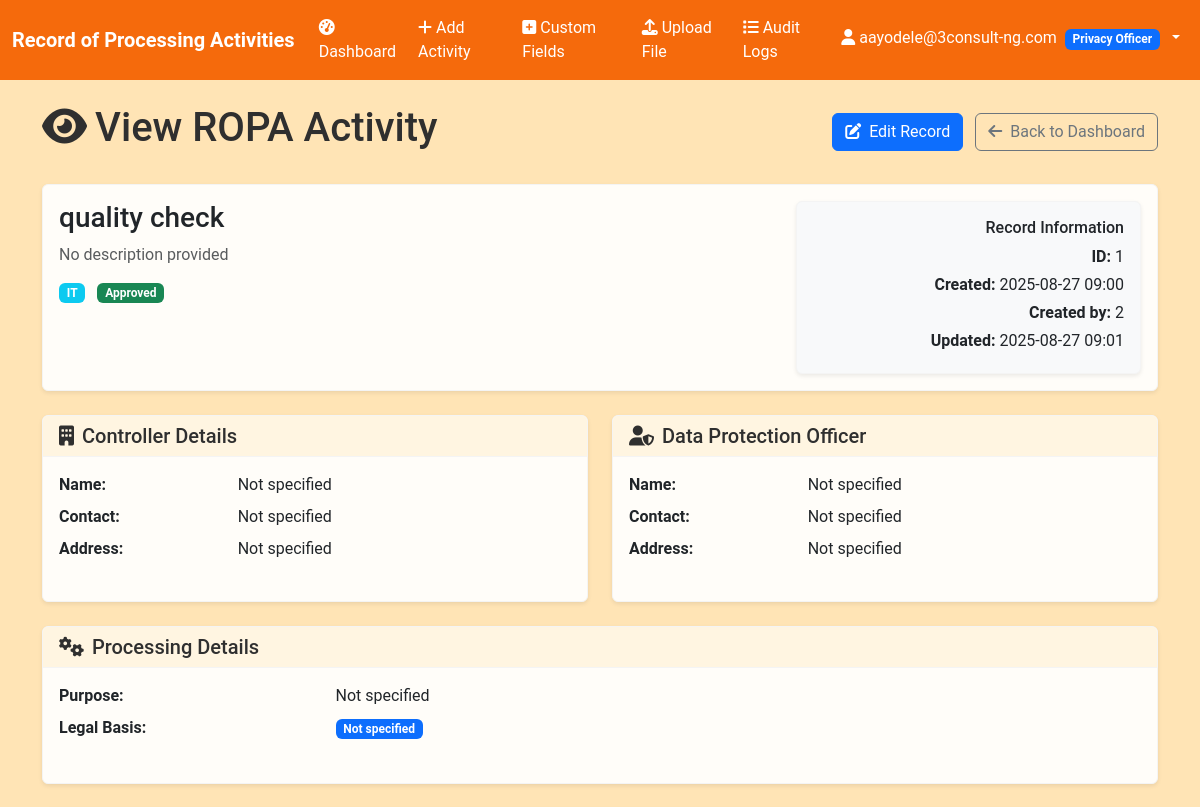
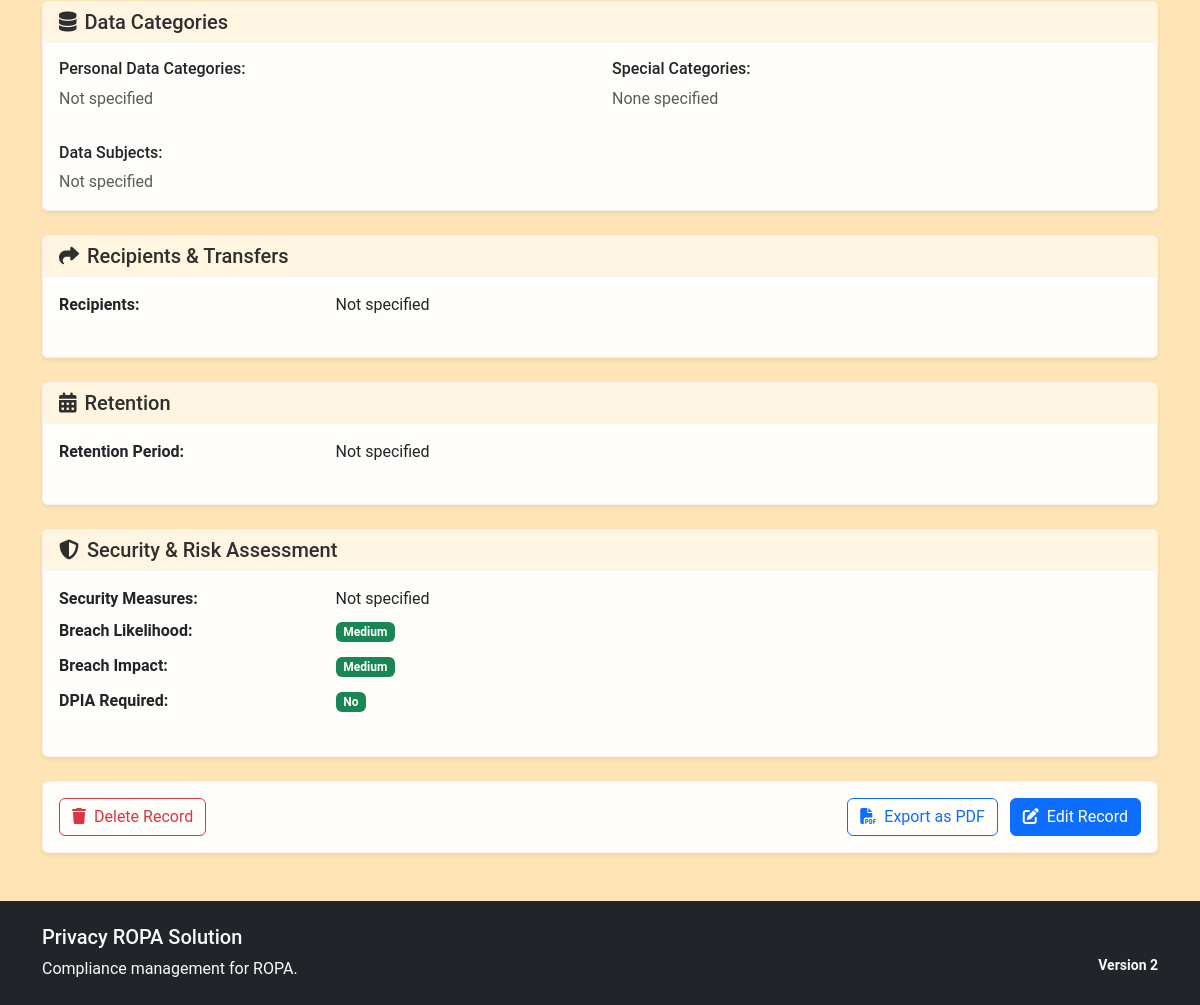
/ropa/1 (signed in), run on an earlier commit of the app's database (2 pictures, top to bottom).
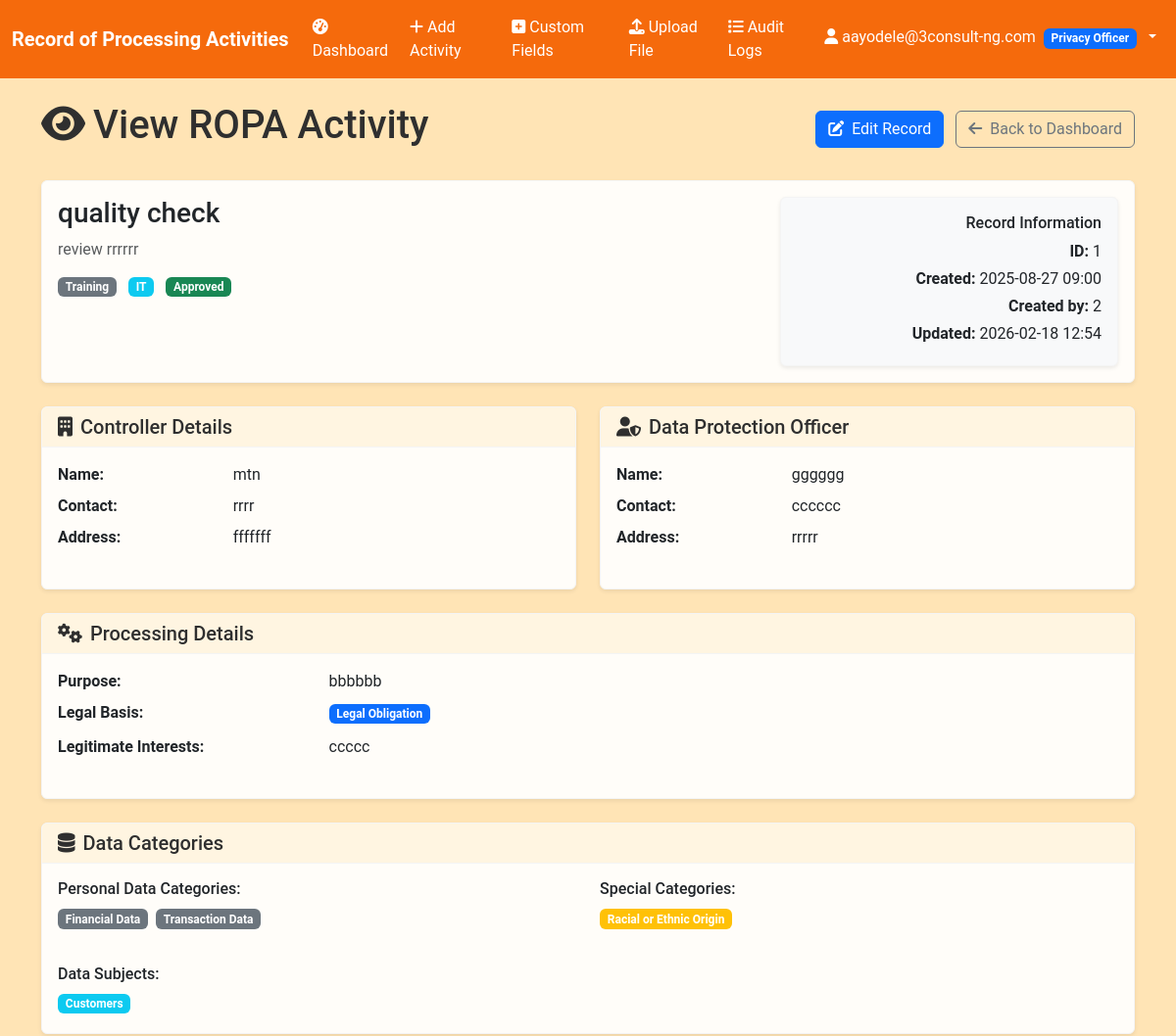
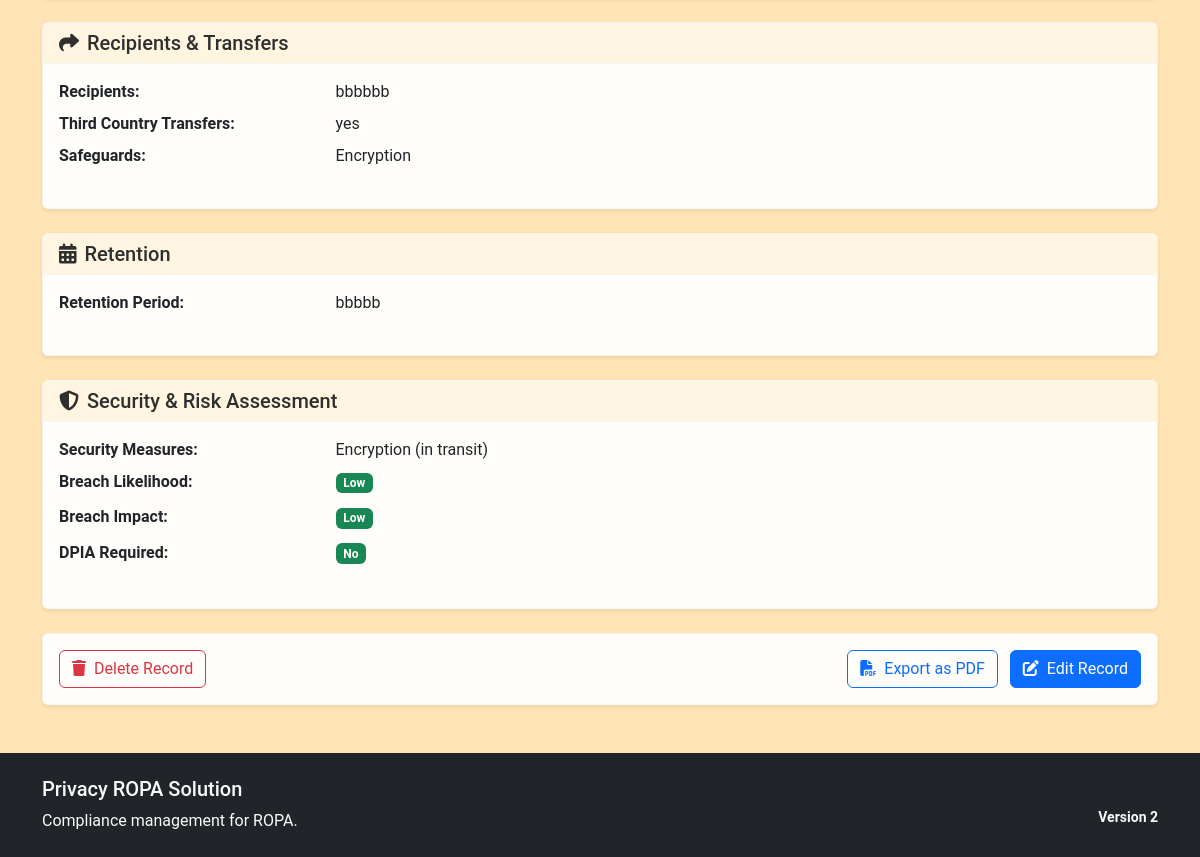
And on a later commit of the database (2 pictures, top to bottom).
### models.py (models this page shows)
class ROPARecord(db.Model):
    __tablename__ = 'ropa_records'
    __table_args__ = {'extend_existing': True}
    id = db.Column(Integer, primary_key=True)
    processing_activity_name = db.Column(String(200), nullable=False)
    category = db.Column(String(100))
    description = db.Column(Text)
    department_function = db.Column(String(100))
    controller_name = db.Column(String(200))
    controller_contact = db.Column(String(200))
    controller_address = db.Column(Text)
    dpo_name = db.Column(String(200))
    dpo_contact = db.Column(String(200))
    dpo_address = db.Column(Text)
    processor_name = db.Column(String(200))
    processor_contact = db.Column(String(200))
    processor_address = db.Column(Text)
    representative_name = db.Column(String(200))
    representative_contact = db.Column(String(200))
    representative_address = db.Column(Text)
    processing_purpose = db.Column(Text)
    legal_basis = db.Column(String(200))
    legitimate_interests = db.Column(Text)
    data_categories = db.Column(Text)
    special_categories = db.Column(Text)
    data_subjects = db.Column(Text)
    recipients = db.Column(Text)
    third_country_transfers = db.Column(Text)
    safeguards = db.Column(Text)
    retention_period = db.Column(String(100))
    deletion_procedures = db.Column(Text)
    security_measures = db.Column(Text)
    breach_likelihood = db.Column(String(50))
    breach_impact = db.Column(String(50))
    risk_level = db.Column(String(50))
    dpia_required = db.Column(Boolean, default=False)
    dpia_outcome = db.Column(Text)
    status = db.Column(String(50), default='Draft')
    created_by = db.Column(Integer, db.ForeignKey('users.id'), nullable=False)
    created_at = db.Column(DateTime, default=datetime.utcnow)
    updated_at = db.Column(DateTime, default=datetime.utcnow, onupdate=datetime.utcnow)
    reviewed_by = db.Column(Integer, db.ForeignKey('users.id'))
    reviewed_at = db.Column(DateTime)
    review_comments = db.Column(Text)

### app.py (the view)
@app.route('/ropa/<int:id>')
@login_required
def view_ropa(id):
    record = models.ROPARecord.query.get_or_404(id)
    if current_user.role == 'Privacy Champion' and record.created_by != current_user.id:
        abort(403)
    from custom_tab_automation import get_approved_custom_fields_by_category
    from custom_tab_automation import get_custom_data_for_record
    try:
        custom_fields = get_approved_custom_fields_by_category()
        custom_data = get_custom_data_for_record(record.id)
    except:
        custom_fields = {}
        custom_data = {}
    return render_template('ropa_view.html', record=record, custom_fields=custom_fields, custom_data=custom_data)

### app.py (called while the page is built)
@login_manager.user_loader
def load_user(user_id):
    return models.User.query.get(int(user_id))

### custom_tab_automation.py (called while the page is built, shortened)
def get_approved_custom_fields_by_category():
    approved_fields = ApprovedCustomField.query.all()
    categories = {
        'Basic Info': [],
        'Controller': [],
        'DPO': [],
        'Processor': [],
        'Processing': [],
        'Data': [],
        'Recipients': [],
        'Retention': [],
        'Security': []
    }
    return categories

def get_custom_data_for_record(ropa_record_id):
    custom_data = db.session.query(ROPACustomData, ApprovedCustomField).join(
        ApprovedCustomField, ROPACustomData.custom_field_id == ApprovedCustomField.id
    ).filter(ROPACustomData.ropa_record_id == ropa_record_id).all()
    result = {}
    return result

### templates/ropa_view.html (shortened to what the changed rows need)
{% extends "base.html" %}
{% block content %}
<div class="d-flex justify-content-between align-items-center mb-4">
    <h1><i class="fas fa-eye me-2"></i>View ROPA Activity</h1>
</div>
<div class="card mb-4">
    <div class="card-body">
        <div class="row">
            <div class="col-md-8">
                <h3 class="mb-2">{{ record.processing_activity_name }}</h3>
                <p class="text-muted mb-3">{{ record.description or 'No description provided' }}</p>
                <div class="d-flex flex-wrap gap-2">
                    {% if record.category %}
                    <span class="badge bg-secondary">{{ record.category }}</span>
                    {% endif %}
                    {% if record.department_function %}
                    <span class="badge bg-info">{{ record.department_function }}</span>
                    {% endif %}
                    <span class="badge bg-{% if record.status == 'Approved' %}success{% elif record.status == 'Pending Review' %}warning{% elif record.status == 'Rejected' %}danger{% else %}secondary{% endif %}">
                        {{ record.status }}
                    </span>
                </div>
            </div>
            <div class="col-md-4 text-md-end">
                <div class="card bg-light">
                    <div class="card-body">
                        <h6 class="card-title">Record Information</h6>
                        <p class="card-text mb-1"><strong>ID:</strong> {{ record.id }}</p>
                        <p class="card-text mb-1"><strong>Created:</strong> {{ record.created_at.strftime('%Y-%m-%d %H:%M') if record.created_at else 'N/A' }}</p>
                        <p class="card-text mb-1"><strong>Created by:</strong> {{ record.created_by }}</p>
                        {% if record.updated_at %}
                        <p class="card-text mb-1"><strong>Updated:</strong> {{ record.updated_at.strftime('%Y-%m-%d %H:%M') }}</p>
                        {% endif %}
                    </div>
                </div>
            </div>
        </div>
    </div>
</div>
<div class="row">
    <div class="col-md-6 mb-4">
        <div class="card h-100">
            <div class="card-body">
                <dl class="row">
                    <dt class="col-sm-4">Name:</dt>
                    <dd class="col-sm-8">{{ record.controller_name or 'Not specified' }}</dd>
                    <dt class="col-sm-4">Contact:</dt>
                    <dd class="col-sm-8">{{ record.controller_contact or 'Not specified' }}</dd>
                    <dt class="col-sm-4">Address:</dt>
                    <dd class="col-sm-8">{{ record.controller_address or 'Not specified' }}</dd>
                </dl>
            </div>
        </div>
    </div>
    <div class="col-md-6 mb-4">
        <div class="card h-100">
            <div class="card-body">
                <dl class="row">
                    <dt class="col-sm-4">Name:</dt>
                    <dd class="col-sm-8">{{ record.dpo_name or 'Not specified' }}</dd>
                    <dt class="col-sm-4">Contact:</dt>
                    <dd class="col-sm-8">{{ record.dpo_contact or 'Not specified' }}</dd>
                    <dt class="col-sm-4">Address:</dt>
                    <dd class="col-sm-8">{{ record.dpo_address or 'Not specified' }}</dd>
                </dl>
            </div>
        </div>
    </div>
</div>
<div class="card mb-4">
    <div class="card-body">
        <dl class="row">
            <dt class="col-sm-3">Purpose:</dt>
            <dd class="col-sm-9">{{ record.processing_purpose or 'Not specified' }}</dd>
            <dt class="col-sm-3">Legal Basis:</dt>
            <dd class="col-sm-9">
                <span class="badge bg-primary">{{ record.legal_basis or 'Not specified' }}</span>
            </dd>
            {% if record.legitimate_interests %}
            <dt class="col-sm-3">Legitimate Interests:</dt>
            <dd class="col-sm-9">{{ record.legitimate_interests }}</dd>
            {% endif %}
        </dl>
    </div>
</div>
<div class="card mb-4">
    <div class="card-body">
        <div class="row">
            <div class="col-md-6 mb-3">
                <h6>Personal Data Categories:</h6>
                {% if record.data_categories %}
                    {% for category in record.data_categories.split(', ') %}
                        <span class="badge bg-secondary me-1 mb-1">{{ category }}</span>
                    {% endfor %}
                {% else %}
                    <span class="text-muted">Not specified</span>
                {% endif %}
            </div>
            <div class="col-md-6 mb-3">
                <h6>Special Categories:</h6>
                {% if record.special_categories %}
                    {% for category in record.special_categories.split(', ') %}
                        <span class="badge bg-warning me-1 mb-1">{{ category }}</span>
                    {% endfor %}
                {% else %}
                    <span class="text-muted">None specified</span>
                {% endif %}
            </div>
        </div>
        <div class="mt-3">
            <h6>Data Subjects:</h6>
            {% if record.data_subjects %}
                {% for subject in record.data_subjects.split(', ') %}
                    <span class="badge bg-info me-1 mb-1">{{ subject }}</span>
                {% endfor %}
            {% else %}
                <span class="text-muted">Not specified</span>
            {% endif %}
        </div>
    </div>
</div>
<div class="card mb-4">
    <div class="card-body">
        <dl class="row">
            <dt class="col-sm-3">Recipients:</dt>
            <dd class="col-sm-9">{{ record.recipients or 'Not specified' }}</dd>
            {% if record.third_country_transfers %}
            <dt class="col-sm-3">Third Country Transfers:</dt>
            <dd class="col-sm-9">{{ record.third_country_transfers }}</dd>
            {% endif %}
            {% if record.safeguards %}
            <dt class="col-sm-3">Safeguards:</dt>
            <dd class="col-sm-9">{{ record.safeguards }}</dd>
            {% endif %}
        </dl>
    </div>
</div>
<div class="card mb-4">
    <div class="card-body">
        <dl class="row">
            <dt class="col-sm-3">Retention Period:</dt>
            <dd class="col-sm-9">{{ record.retention_period or 'Not specified' }}</dd>
        </dl>
    </div>
</div>
<div class="card mb-4">
    <div class="card-body">
        <dl class="row">
            <dt class="col-sm-3">Security Measures:</dt>
            <dd class="col-sm-9">{{ record.security_measures or 'Not specified' }}</dd>
            <dt class="col-sm-3">Breach Likelihood:</dt>
            <dd class="col-sm-9">
                <span class="badge bg-{% if record.breach_likelihood == 'High' %}danger{% elif record.breach_likelihood == 'Medium' %}warning{% else %}success{% endif %}">
                    {{ record.breach_likelihood or 'Medium' }}
                </span>
            </dd>
            <dt class="col-sm-3">Breach Impact:</dt>
            <dd class="col-sm-9">
                <span class="badge bg-{% if record.breach_impact == 'High' %}danger{% elif record.breach_impact == 'Medium' %}warning{% else %}success{% endif %}">
                    {{ record.breach_impact or 'Medium' }}
                </span>
            </dd>
            <dt class="col-sm-3">DPIA Required:</dt>
            <dd class="col-sm-9">
                <span class="badge bg-{% if record.dpia_required == 'Yes' %}danger{% elif record.dpia_required == 'Consider' %}warning{% else %}success{% endif %}">
                    {{ record.dpia_required or 'No' }}
                </span>
            </dd>
        </dl>
    </div>
</div>
{% endblock %}

What changed in the data, as far as the page shows it:
now on one of the page's lists (row edited): ROPARecord: special_categories "Racial or Ethnic Origin", data_subjects "Customers"
changed ROPARecord "quality check": description "No description provided" → "review rrrrrr"; category (not shown) → "Training"; updated_at "2025-08-27 09:01" → "2026-02-18 12:54"; controller_name "Not specified" → "mtn"; controller_contact "Not specified" → "rrrr"; controller_address "Not specified" → "fffffff"; dpo_name "Not specified" → "gggggg"; dpo_contact "Not specified" → "cccccc"; dpo_address "Not specified" → "rrrrr"; processing_purpose "Not specified" → "bbbbbb"; legal_basis "Not specified" → "Legal Obligation"; legitimate_interests (not shown) → "ccccc"; recipients "Not specified" → "bbbbbb"; third_country_transfers (not shown) → "yes"; safeguards (not shown) → "Encryption"; retention_period "Not specified" → "bbbbb"; security_measures "Not specified" → "Encryption (in transit)"; breach_likelihood "Medium" → "Low"; breach_impact "Medium" → "Low"; special_categories empty → "Racial or Ethnic Origin" (drawn); data_subjects empty → "Customers" (drawn)
Also different on the page:
text no longer shown: "Not specified None specified Not specified"
text now shown: "Legitimate Interests: Third Country Transfers: Safeguards:"
new list line: "Financial Data"
new list line: "Transaction Data"
